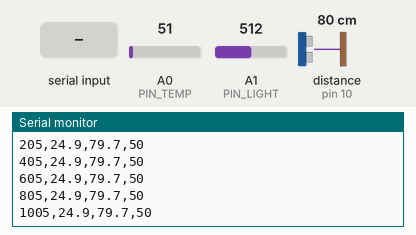
This sketch was run on a simulated Arduino Uno, built with avr-gcc and run on an emulated ATmega328P. Parts: the last lines printed to the serial monitor. Wiring (inferred from the names in the program): ultrasonic range finder: trigger pin 9; echo pin 10. The test bench sets the inputs (shaded band); at power-on: A0 (PIN_TEMP) = 51, A1 (PIN_LIGHT) = 512, distance to the obstacle (sensor on pin 10) 80 cm. The echo pulse lasts 58.3 µs per cm.

Above: at 1.2 s.
1.3 s: "?\n" received over Serial
At 1.31 s:
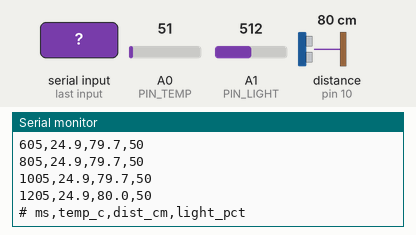
2.8 s: "90,45\n" received over Serial
At 2.96 s:
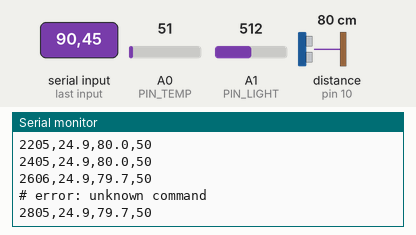
4.3 s: "P90\n" received over Serial
At 4.31 s:
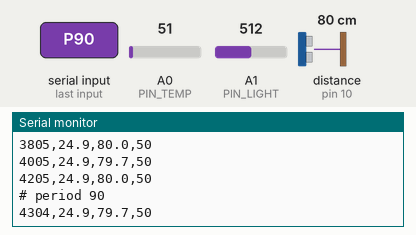
5.8 s: "P,45\n" received over Serial
7.3 s: "S90\n" received over Serial
At 8.5 s:
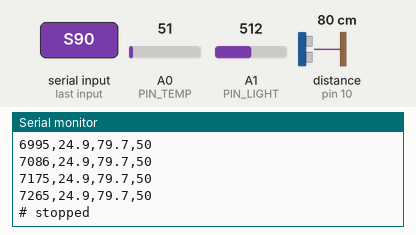
8.8 s: "G90\n" received over Serial
At 9.08 s:
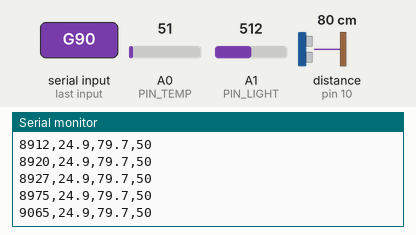
Timing chart, 0 to 11.3 s (numbered marks = the images above; inputs shaded):
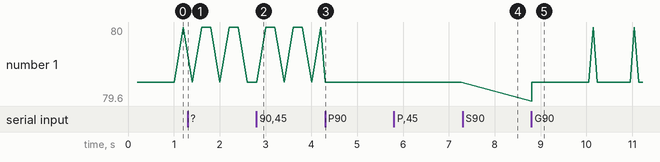

Measured:
- after the input at 1.3 s, the serial monitor: prints a new line at once (image 1)
- after the input at 2.8 s, the serial monitor: prints a new line at once (image 2)
- after the input at 4.3 s, the serial monitor: prints a new line at once (image 3)
- after the input at 7.3 s, the serial monitor: prints a new line at once (image 4)
- after the input at 8.8 s, the serial monitor: prints a new line at once (image 5)

The sketch:

daq_node.ino
```cpp
/*
 * daq_node.ino - the Arduino side of the LabVIEW data-acquisition app.
 *
 * Sensors: LM35 temperature on A0, HC-SR04 distance (Trig D9, Echo D10),
 * LDR light sensor on A1 (5V -> LDR -> A1 -> 10 kOhm -> GND).
 * Every period it sends one line at 115200 baud:
 *
 *     <ms>,<temp_c>,<dist_cm>,<light_pct>\n        e.g.  12345,23.4,41.7,63
 *
 * An empty distance means no echo. Commands from LabVIEW, one per line:
 *   P<ms>   set the period (50..5000 ms), e.g. P200
 *   S       stop sending         G   go (start sending again)
 *   ?       print the column names
 * Answers to commands start with '#', so the LabVIEW parser can skip them.
 */
const uint8_t PIN_TEMP = A0, PIN_LIGHT = A1, PIN_TRIG = 9, PIN_ECHO = 10;

uint16_t periodMs = 200;
bool running = true;
unsigned long last = 0;
char cmd[16];
uint8_t cmdLen = 0;

float readTempC() {
  long sum = 0;
  for (uint8_t i = 0; i < 8; i++) sum += analogRead(PIN_TEMP);
  return sum / 8.0 * (5000.0 / 1023.0) / 10.0;        // LM35: 10 mV per degree C
}

float readDistanceCm() {
  digitalWrite(PIN_TRIG, LOW);  delayMicroseconds(2);
  digitalWrite(PIN_TRIG, HIGH); delayMicroseconds(10);
  digitalWrite(PIN_TRIG, LOW);
  unsigned long echo = pulseIn(PIN_ECHO, HIGH, 25000UL); // about 4 m
  if (echo == 0) return -1;
  return echo * 0.0343 / 2.0;
}

uint8_t readLightPct() { return (uint8_t)(analogRead(PIN_LIGHT) * 100L / 1023); }

void handleCommand() {
  cmd[cmdLen] = '\0';
  if (cmd[0] == 'P') {
    long p = atol(cmd + 1);
    if (p >= 50 && p <= 5000) { periodMs = p; Serial.print(F("# period ")); Serial.println(periodMs); }
    else Serial.println(F("# error: period must be 50..5000 ms"));
  } else if (cmd[0] == 'S') { running = false; Serial.println(F("# stopped")); }
  else if (cmd[0] == 'G') { running = true; Serial.println(F("# running")); }
  else if (cmd[0] == '?') Serial.println(F("# ms,temp_c,dist_cm,light_pct"));
  else Serial.println(F("# error: unknown command"));
  cmdLen = 0;
}

void setup() {
  pinMode(PIN_TRIG, OUTPUT);
  pinMode(PIN_ECHO, INPUT);
  Serial.begin(115200);
  Serial.println(F("# daq_node ready: ms,temp_c,dist_cm,light_pct"));
}

void loop() {
  while (Serial.available()) {
    char c = Serial.read();
    if (c == '\n' || c == '\r') { if (cmdLen) handleCommand(); }
    else if (cmdLen < sizeof cmd - 1) cmd[cmdLen++] = c;
  }
  if (running && millis() - last >= periodMs) {
    last += periodMs;
    float d = readDistanceCm();
    Serial.print(millis()); Serial.print(',');
    Serial.print(readTempC(), 1); Serial.print(',');
    if (d >= 0) Serial.print(d, 1);
    Serial.print(',');
    Serial.println(readLightPct());
  }
}
```
